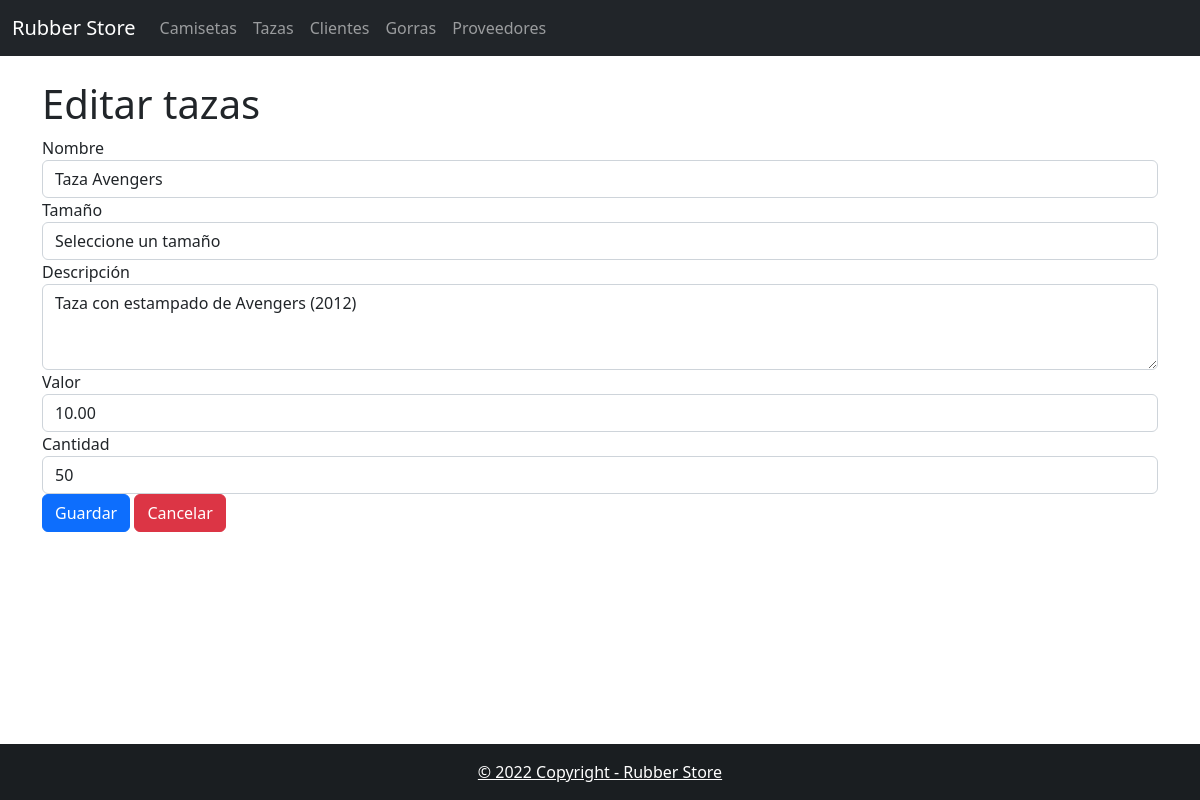
The page /index.php?type=tazas&function=editTaza&id=1 on the database its author committed.
### tables this page shows
CREATE TABLE `tazas` (
  `id` int(11) NOT NULL,
  `nombre` varchar(100) NOT NULL,
  `tamaño` varchar(100) NOT NULL,
  `descripcion` varchar(100) NOT NULL,
  `valor` decimal(10,2) NOT NULL,
  `cantidad` int(11) NOT NULL,
  `fechaactualizacion` date DEFAULT NULL
);

### controller/TazasController.php (called while the page is built, shortened)
<?php
require_once 'model/dao/TazasDao.php';
class TazasController
{
    private $model;
    public function __construct()
    {
        $this->model = new TazasDao();
    }
    public function editTaza ()
    {
        $id = $_GET['id'];
        $tazas = $this->model->getById($id);
        require_once VTAZAS.'edit.php';
    }
}
?>

### controller/FrontController.php (called while the page is built, shortened)
<?php
class FrontController
{
    public function ruteo()
    {
        $funcion = (!empty($_REQUEST['function'])) ? htmlentities($_REQUEST['function']) : FUNCION_PRINCIPAL;
        $cont = new  $controlador();
        $cont->$funcion();
    }
}

### index.php (called while the page is built)
<?php
require_once 'controller/FrontController.php';
$front = new FrontController();
$front->ruteo();

### config/Conexion.php (called while the page is built)
<?php
class Conexion {
    public static function getConexion() {
        $dsn = 'mysql:host=localhost;port=3306;dbname=' . DBNAME;
        $conexion = null;
        try {
            $conexion = new PDO($dsn, DBUSER, DBPASSWORD);
            $conexion->setAttribute(PDO::ATTR_ERRMODE, PDO::ERRMODE_EXCEPTION);
        } catch (Exception $e) {
            echo $e;
            die("error " . $e->getMessage());
        }
        return $conexion;
    }
}

### model/dao/TazasDao.php (called while the page is built, shortened)
<?php
require_once "config/Conexion.php";
class TazasDao
{
    private $con;
    static private $getById = "SELECT * FROM tazas WHERE  id= :id";
    public function __construct()
    {
        $this->con = Conexion::getConexion();
    }
    public function getById($id)
    {
        $stmt = $this->con->prepare(TazasDao::$getById);
        $data = ["id" => $id];
        $stmt->execute($data);
        return $stmt->fetch(PDO::FETCH_ASSOC);
    }
}
?>

### view/tazas/tazas.edit.php (the view, shortened to what this page needs)
<div class="container">
    <div class="row">
        <div class="col-12">
            <h1>Editar tazas</h1>
            <form action="index.php?type=tazas&function=edit" method="POST" name="formtazassEdit" id="formtazassEdit">
                <div class="form-group">
                    <label for="nombre">Nombre</label>
                    <input type="text" class="form-control" name="nombre" id="nombre" placeholder="Nombre de la taza" value="<?php echo $tazas['nombre']?>" required>
                </div>
                <div class="form-group">
                    <label for="tamano">Tamaño</label>
                    <select class="form-control" name="tamano" id="tamano" required>
                        <option value="">Seleccione un tamaño</option>
                    </select>
                </div>
                <div class="form-group">
                    <label for="descripcion">Descripción</label>
                    <textarea class="form-control" name="descripcion" id="descripcion" rows="3" placeholder="Descripción de la tazas" required><?php echo $tazas['descripcion']?></textarea>
                </div>
                <div class="form-group">
                    <label for="valor">Valor</label>
                    <input type="number" class="form-control" name="valor" id="valor" placeholder="Valor de la tazas" value="<?php echo $tazas['valor']?>" required>
                </div>
                <div class="form-group">
                    <label for="cantidad">Cantidad</label>
                    <input type="number" class="form-control" name="cantidad" id="cantidad" placeholder="Cantidad de tazass" value="<?php echo $tazas['cantidad']?>" required>
                </div>
                <div class="form-group mx-auto">
                    <button type="submit" class="btn btn-primary">Guardar</button>
                    <a href="index.php?type=tazas&function=index" class="btn btn-danger">Cancelar</a>
                </div>
            </form>
        </div>
    </div>
</div>

### rows shown on the page
tazas: nombre "Taza Avengers", descripcion "Taza con estampado de Avengers (2012)", valor "10.00", cantidad "50"
